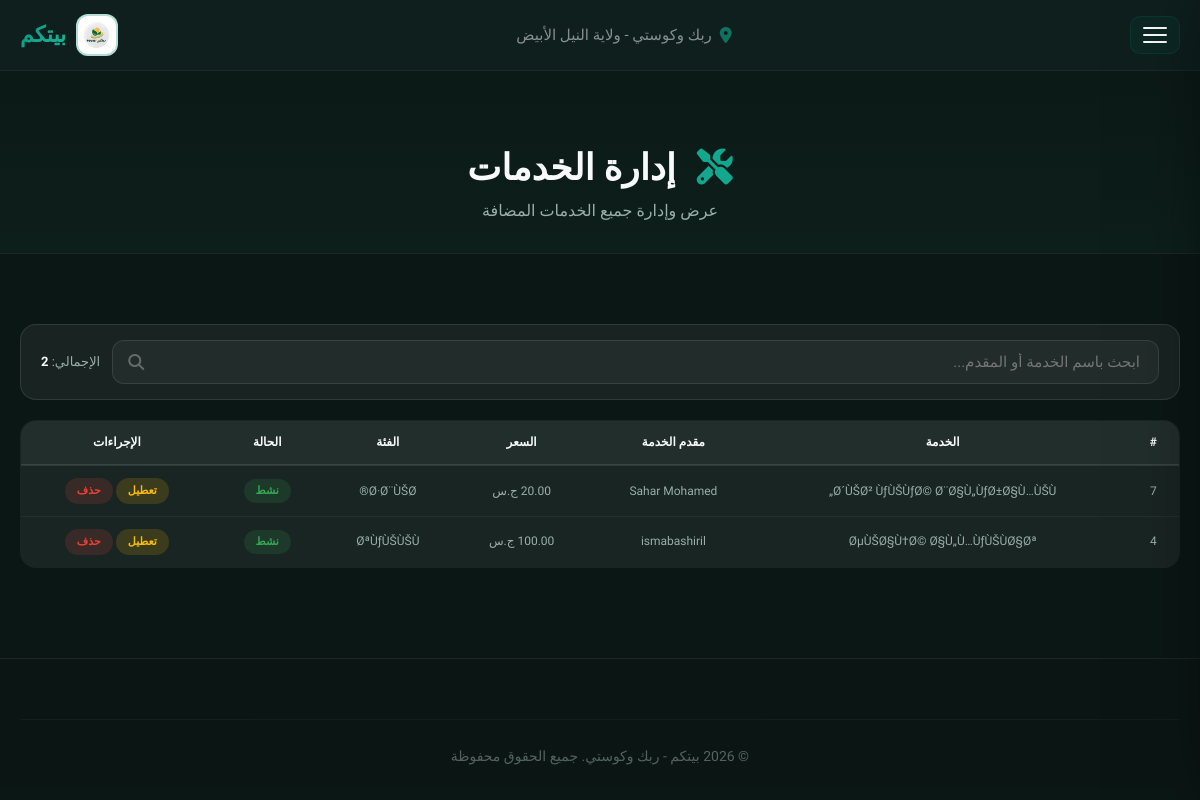
The app's page /admin_services.php (signed in) with its own data.
### tables this page shows
CREATE TABLE `services` (
  `id` int(11) NOT NULL auto_increment,
  `provider_id` int(11) NOT NULL,
  `name` varchar(100) NOT NULL,
  `description` text,
  `price` decimal(10,2) NOT NULL,
  `allow_quantity` tinyint(1) NOT NULL default '0',
  `max_quantity` int(11) default NULL,
  `category` varchar(50) default NULL,
  `icon` varchar(50) default 'fa-tools',
  `badge` varchar(50) default NULL,
  `image` varchar(255) default NULL,
  `status` enum('active','inactive') default 'active',
  `created_at` timestamp NOT NULL default CURRENT_TIMESTAMP,
  PRIMARY KEY  (`id`),
  KEY `provider_id` (`provider_id`)
);

CREATE TABLE `users` (
  `id` int(11) NOT NULL auto_increment,
  `name` varchar(100) NOT NULL,
  `username` varchar(50) NOT NULL,
  `email` varchar(100) NOT NULL,
  `phone` varchar(20) NOT NULL,
  `region` varchar(100) NOT NULL,
  `city` varchar(50) default NULL,
  `age` int(11) NOT NULL,
  `service_type` varchar(50) NOT NULL,
  `password` varchar(255) NOT NULL,
  `user_type` enum('admin','provider','receiver') default 'provider',
  `admin_role` enum('super_admin','main','providers','clients','reviews') default NULL,
  `manager_role` varchar(50) default NULL,
  `is_approved` enum('pending','approved','rejected') default 'pending',
  `profile_image` varchar(255) default NULL,
  `national_id_image` varchar(255) default NULL,
  `certificate_image` varchar(255) default NULL,
  `working_area` varchar(255) default NULL,
  `created_at` timestamp NOT NULL default CURRENT_TIMESTAMP,
  `is_banned` tinyint(1) NOT NULL default '0',
  `welcome_shown` tinyint(1) NOT NULL default '0',
  PRIMARY KEY  (`id`),
  UNIQUE KEY `username` (`username`),
  UNIQUE KEY `email` (`email`),
  KEY `idx_is_approved` (`is_approved`),
  KEY `idx_user_type` (`user_type`)
);

### admin_services.php (the view, shortened to what this page needs)
<?php
require_once 'config.php';
$stmt = $pdo->query("
    SELECT s.*, u.name as provider_name
    FROM services s
    JOIN users u ON s.provider_id = u.id
    ORDER BY s.created_at DESC
");
$services = $stmt->fetchAll();
?>
<!DOCTYPE html>
<html lang="ar" dir="rtl">
<head>
    <link rel="stylesheet" href="https://cdnjs.cloudflare.com/ajax/libs/font-awesome/6.5.0/css/all.min.css">
    <link href="https://unpkg.com/aos@2.3.1/dist/aos.css" rel="stylesheet">
</head>
<body>
    <header id="mainHeader">
        <div class="container header-inner">
            <div class="logo">
                <img src="uploads/sh.png" alt="بيتكم">
                <span>بيتكم</span>
            </div>
            <div class="header-center">
                <i class="fas fa-map-marker-alt"></i>
                <span>ربك وكوستي - ولاية النيل الأبيض</span>
            </div>
            <button class="hamburger" id="hamburgerBtn"><span></span><span></span><span></span></button>
        </div>
    </header>
    <div class="page-header">
        <div class="container">
            <h1 data-aos="fade-up"><i class="fas fa-tools"></i> إدارة الخدمات</h1>
            <p data-aos="fade-up" data-aos-delay="100">عرض وإدارة جميع الخدمات المضافة</p>
        </div>
    </div>
    <section>
        <div class="container">
            <div class="admin-search-bar" data-aos="fade-up">
                <div class="search-wrapper">
                    <i class="fas fa-search"></i>
                    <input type="text" id="serviceSearch" placeholder="ابحث باسم الخدمة أو المقدم..." oninput="filterServices()">
                </div>
                <div class="count-info">
                    الإجمالي: <strong style="color:var(--text-white);" id="serviceCount"><?php echo count($services); ?></strong>
                </div>
            </div>
            <div class="table-responsive" data-aos="fade-up">
                <table>
                    <thead>
                        <tr>
                            <th>#</th>
                            <th>الخدمة</th>
                            <th>مقدم الخدمة</th>
                            <th>السعر</th>
                            <th>الفئة</th>
                            <th>الحالة</th>
                            <th>الإجراءات</th>
                        </tr>
                    </thead>
                    <tbody id="servicesTable">
                        <?php if (count($services) == 0): ?>
                            <tr><td colspan="7" style="text-align:center; padding:30px;">لا توجد خدمات</td></tr>
                        <?php else: ?>
                            <?php foreach ($services as $s): ?>
                                <tr data-search="<?php echo strtolower(htmlspecialchars($s['name'] . ' ' . $s['provider_name'])); ?>">
                                    <td><?php echo $s['id']; ?></td>
                                    <td><?php echo htmlspecialchars($s['name']); ?></td>
                                    <td><?php echo htmlspecialchars($s['provider_name']); ?></td>
                                    <td><?php echo number_format($s['price'], 2); ?> ج.س</td>
                                    <td><?php echo htmlspecialchars($s['category']); ?></td>
                                    <td>
                                        <span class="badge-status badge-<?php echo $s['status']; ?>">
                                            <?php echo $s['status'] == 'active' ? 'نشط' : 'غير نشط'; ?>
                                        </span>
                                    </td>
                                    <td>
                                        <div style="display:flex; gap:3px; flex-wrap:wrap; justify-content:center;">
                                            <a href="?action=toggle&id=<?php echo $s['id']; ?>" class="btn-sm warning" onclick="return confirm('تغيير الحالة؟')">
                                                <?php echo $s['status'] == 'active' ? 'تعطيل' : 'تفعيل'; ?>
                                            </a>
                                            <a href="?action=delete&id=<?php echo $s['id']; ?>" class="btn-sm danger" onclick="return confirm('حذف هذه الخدمة؟')">حذف</a>
                                        </div>
                                    </td>
                                </tr>
                            <?php endforeach; ?>
                        <?php endif; ?>
                    </tbody>
                </table>
            </div>
        </div>
    </section>
    <footer>
        <div class="container">
            <div class="footer-grid">
                <div class="copyright">© 2026 بيتكم - ربك وكوستي. جميع الحقوق محفوظة</div>
            </div>
        </div>
    </footer>
</body>
</html>

### records on screen
services: id "7", name "Ø´ÙŠØ² ÙƒÙŠÙƒØ© Ø¨Ø§Ù„ÙƒØ±Ø§Ù…ÙŠÙ„", provider.name "Sahar Mohamed", price "20.00", category "Ø·Ø¨ÙŠØ®", status "نشط"
services: id "4", name "ØµÙŠØ§Ù†Ø© Ø§Ù„Ù…ÙƒÙŠÙØ§Øª", provider.name "ismabashiril", price "100.00", category "ØªÙƒÙŠÙŠÙ", status "نشط"

### other values on screen
count($services) "2"
